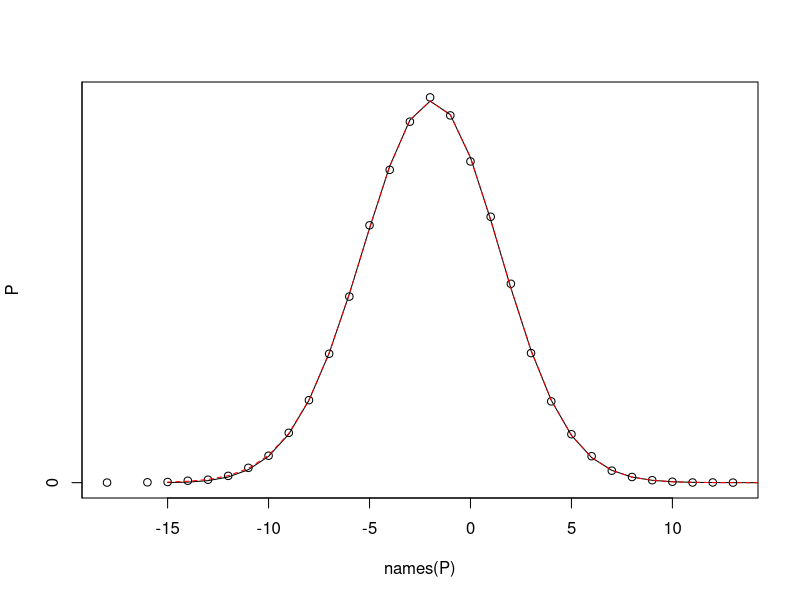
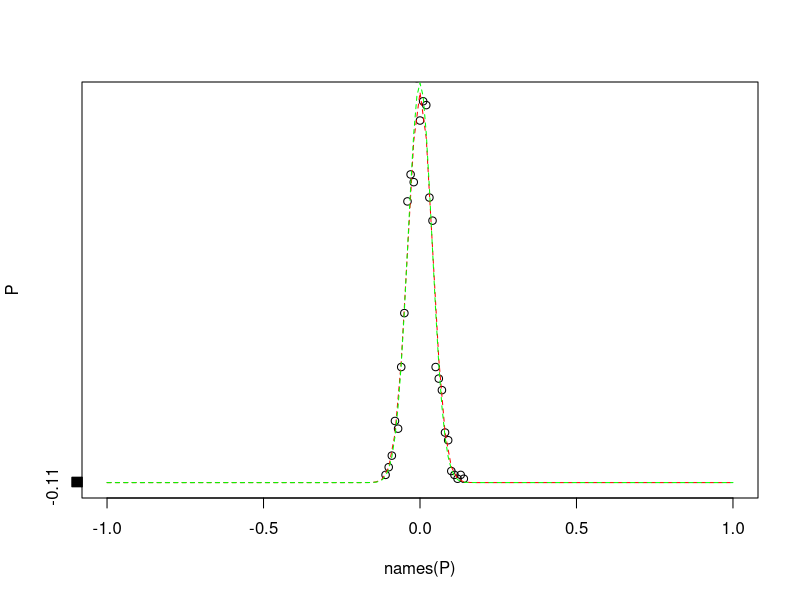

The R script that drew these images, in order:
## ---- chunk 1
from = 0
to = 15
step = 1
t = seq(from, to, step)

X = dpois(t, 5)
Y = dpois(t, 7)


XX = rpois(100000,5)
YY = rpois(100000,7)

ZZ = XX-YY

P = table(ZZ) / length(ZZ)

plot(names(P), P)

new_t = seq(from-to,to-from,step)

my_convolve = function(x,y,t) {
  s = 0
  t= t +2
  for (i in 1:length(x)) {
    if (t-i <= length(y) && (t-i) >= 1) {
      s = s + x[i] * y[t-i]
    }
  }
  return(s)
}

my_convolve_diff = function(x,y,t,lb=-15, ub=15) {
  sum(sapply(lb:ub, function(i) {
    x(i) * y(-t+i)
  }))
}

my_ZZ = sapply(new_t, function(t) my_convolve(X,Y,t))
my_ZZ = sapply(new_t, function(t) my_convolve_diff(
  x=function(x) dpois(x,5),
  y=function(x) dpois(x,7),
  t=t, lb=-to, ub=to))


lines(new_t, abs(convolve(X, -Y, type='o')))
lines(new_t, my_ZZ, col='red', lty='dashed')
## ---- chunk 2
from = 0
to = 1
step = 0.01
t = seq(from, to, step)

X = dbeta(t, 100, 200)
Y = dbeta(t, 120, 200)


XX = rbeta(1000, 100, 200)
YY = rbeta(1000, 100, 200)

ZZ = round(XX-YY,2)

P = table(ZZ) / length(ZZ) * 100


new_t = seq(from-to,to-from,step)

conv_cont = function(t) {
  integrate(function(i) {
  dbeta(i, 100, 200) * dbeta(i-t, 100, 200)
}, lower=-Inf, upper=Inf)$value
  
}

pdfs = sapply(new_t, conv_cont)

CC = abs(convolve(X, -rev(Y), type='o'))

plot(names(P), P, xlim=c(-1,1), ylim=c(0, 10))
#lines(new_t, CC / 10)
curve(dnorm(x, mean(ZZ), sd(ZZ)), from=-1,to=1, col='red', add=T, lty='dashed')

lines(new_t, pdfs, col='green', lty='dashed')
